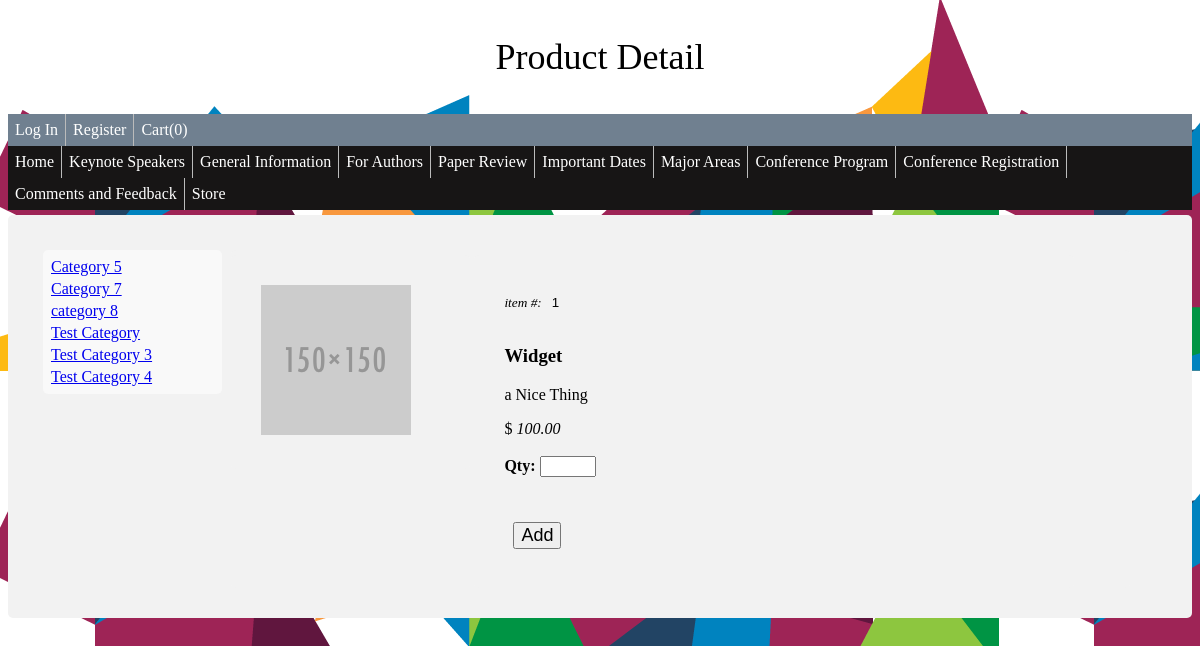
Page /store/?action=product_detail&product_id=1 on the earlier database version.
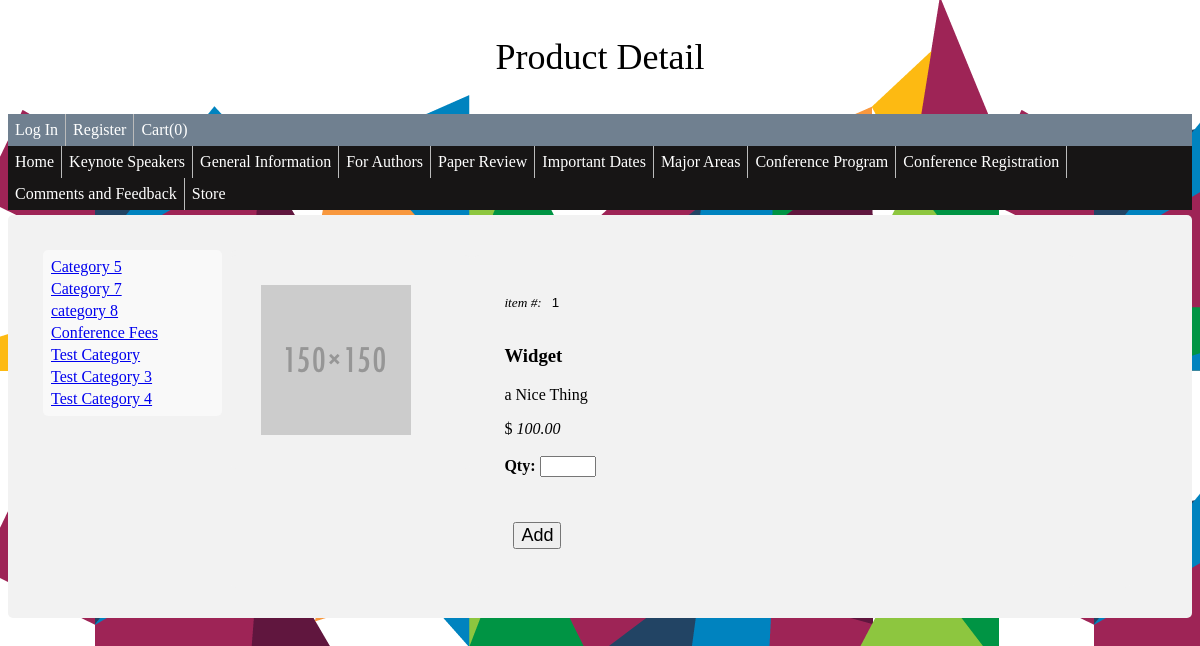
Same page on the later database version.
### tables this page shows
CREATE TABLE IF NOT EXISTS `wa_product_categories` (
  `ID` int(11) NOT NULL AUTO_INCREMENT,
  `CATEGORY_NAME` varchar(20) NOT NULL,
  PRIMARY KEY (`ID`),
  UNIQUE KEY `CATEGORY_NAME` (`CATEGORY_NAME`)
);

### models/ProdCatModel.php (called while the page is built, shortened)
<?php
class ProdCatModel {
    private $pdo;
    private $table = 'wa_product_categories';
    public function __construct($inPdo) {
        if ($inPdo instanceof PDO) {
            $this->pdo = $inPdo;
        } else {
            die("Object Type Error");
        }
    }
    public function getList() {
        $stmt = $this->pdo->prepare("SELECT * FROM $this->table");
        $stmt->execute();
        $cats = $stmt->fetchAll();
        return $cats;
    }
}
?>

### models/ProdModel.php (called while the page is built, shortened)
<?php
class ProdModel {
    private $pdo;
    private $table = 'wa_products';
    public function __construct($inPdo) {
        if ($inPdo instanceof PDO) {
            $this->pdo = $inPdo;
        } else {
            die("Object Type Error");
        }
    }
    public function getProductByID($id) {
        $stmt = $this->pdo->prepare("SELECT * FROM $this->table WHERE ID = :id");
        $stmt->bindParam(':id', $id);
        $stmt->execute();
        $product = $stmt->fetch();
        return $product;
    }
}
?>

### public_html/store/product_detail.php (the view, shortened to what this page needs)
<!doctype html>
<html>
    <head>
        <link rel="stylesheet" type="text/css" href="../css/styles.css">
    </head>
    <body background="../images/2015_AIGA-Design-Month_Website-Footer.png">
        <p style="text-align: center; font-size: 36px;">Product Detail</p>
        <?php include '../home/menu.php'; ?>
        <div>
            <div class="category_list">
                <table>
                    <?php
                    foreach ($categories as $cat) {
                        echo '<tr><td><a href=.?category_id=' . $cat['ID'] . '>' . $cat['CATEGORY_NAME'] . '</a></td></tr>';
                    }
                    ?>
                </table>
            </div>
            <div class="product_detail">
                <div class="product_img">
                    <?php
                    if ($product['IMG_NAME'] == '') {
                        $html = '<img src="../product_images/default.png"/><br>';
                    } else {
                        $html = '<img src="../product_images/' . $product['IMG_NAME'] . '"/><br>';
                    }
                    echo $html;
                    ?>
                </div>
                <div class="product_text">
                    <form name="productDetailForm" action="." method="post">
                        <?php
                        echo '<i><small>item #:</small></i><input type="text" name="product_id" readonly value=' . $product['ID'] . '>';
                        echo '<h3>' . $product['NAME'] . '</h3>';
                        echo '<p>' . $product['DESCRIPTION'] . '</p>';
                        echo '$ <i>' . number_format($product['PRICE'], 2) . '</i><br><br>';
                        ?>
                        <b>Qty: </b> <input name="qty" type="number" min="0" max="10" step="1"><br><br><br>
                        <input type="submit" name ="action" value="Add">
                    </form>
                </div>
            </div>
    </body>
</html>

Differences in the rows shown:
added wa_product_categories: CATEGORY_NAME "Conference Fees"
